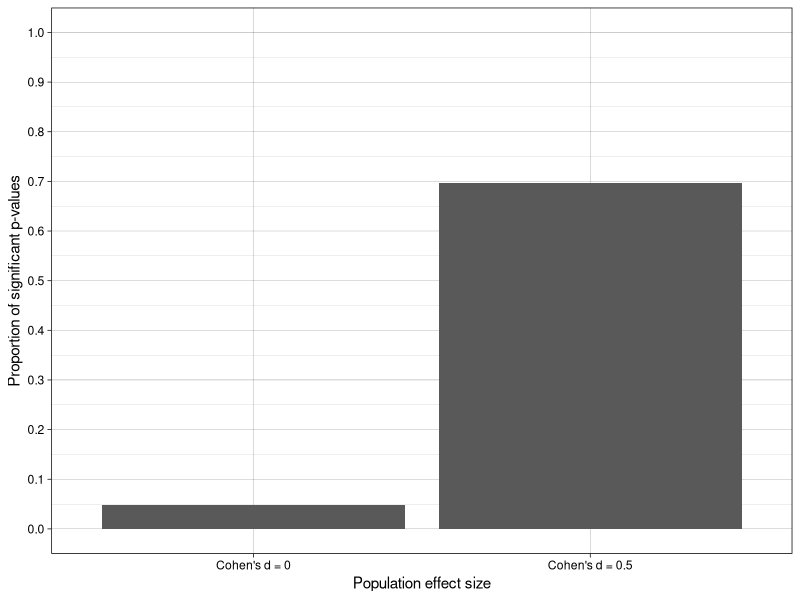

Generate this figure with R:
## ---- chunk 1

# set default chunk options
knitr::opts_chunk$set(message = FALSE,
                      warning = FALSE)

# disable scientific notation
options(scipen = 999) 

## ---- chunk 2

library(tidyr)
library(dplyr)
library(forcats)
library(readr)
library(purrr) 
library(ggplot2)
library(scales)
library(knitr)
library(kableExtra)

## ---- chunk 3

# remove all objects from environment to ensure you're starting from a blank page
rm(list = ls())

# set seed
set.seed(42)

# functions for simulation
generate_data <- function(n_per_condition,
                          mean_control,
                          mean_intervention,
                          sd) {
  
  data_control <- 
    tibble(condition = "control",
           score = rnorm(n = n_per_condition, mean = mean_control, sd = sd))
  
  data_intervention <- 
    tibble(condition = "intervention",
           score = rnorm(n = n_per_condition, mean = mean_intervention, sd = sd))
  
  data_combined <- bind_rows(data_control,
                             data_intervention)
  
  return(data_combined)
}

analyze <- function(data) {

  res_t_test <- t.test(formula = score ~ condition, 
                       data = data,
                       var.equal = TRUE,
                       alternative = "two.sided")
  
  res <- tibble(p = res_t_test$p.value)
  
  return(res)
}

# simulation parameters
experiment_parameters <- expand_grid(
  n_per_condition = 50,
  mean_control = 0,
  mean_intervention = c(0, 0.5),
  sd = 1,
  iteration = 1:10000 # note that number of iterations has been increased to provide more stable estimates / lower monte-carlo error. 
) |>
  # because mean_control is 0 and both SDs are 1, mean_intervention is really a proxy for Cohen's d
  # because d = [mean_intervention - mean_control]/SD_pooled
  # for clarity, let's just make a variable called population_effect_size
  mutate(population_effect_size = paste0("Cohen's d = ", mean_intervention)) 

# run simulation
simulation <- experiment_parameters |>
  mutate(generated_data = pmap(list(n_per_condition, 
                                    mean_control,
                                    mean_intervention,
                                    sd),
                               generate_data)) |>
  mutate(results = pmap(list(generated_data),
                        analyze))

# summarize across iterations
simulation_summary <- simulation |>
  # unnest results
  unnest(results) |>
  # for each level of mean_intervention... 
  group_by(population_effect_size) |>
  # ... calculate proportion of iterations where significant results were found
  mutate(significant = p < .05) |>
  summarize(proportion_of_significant_p_values = mean(significant))

# table of results
simulation_summary |>
  kable() |>
  kable_classic(full_width = FALSE)

# plot results
ggplot(simulation_summary, aes(population_effect_size, proportion_of_significant_p_values)) +
  geom_col() +
  theme_linedraw() +
  scale_y_continuous(breaks = breaks_pretty(n = 10),
                     limits = c(0,1),
                     name = "Proportion of significant p-values") +
  scale_x_discrete(name = "Population effect size")

## ---- chunk 4


## ---- chunk 5


## ---- chunk 6

sessionInfo()
